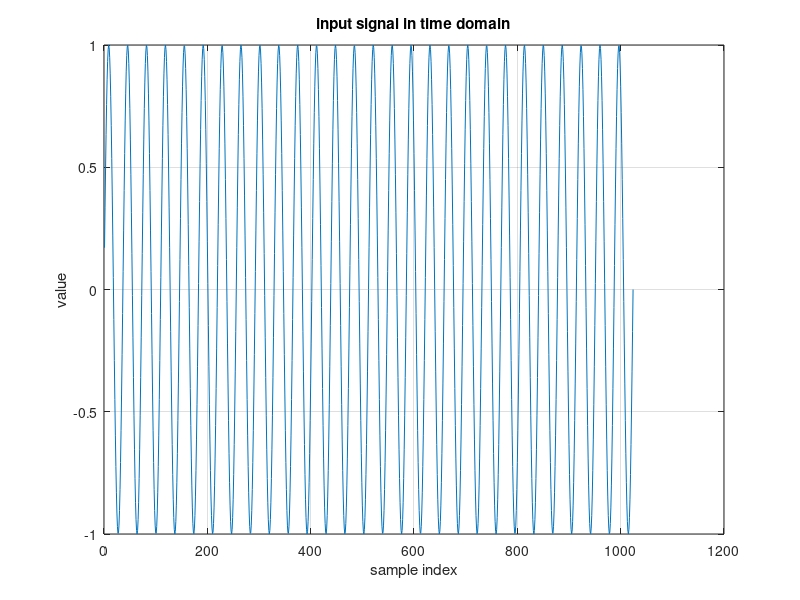
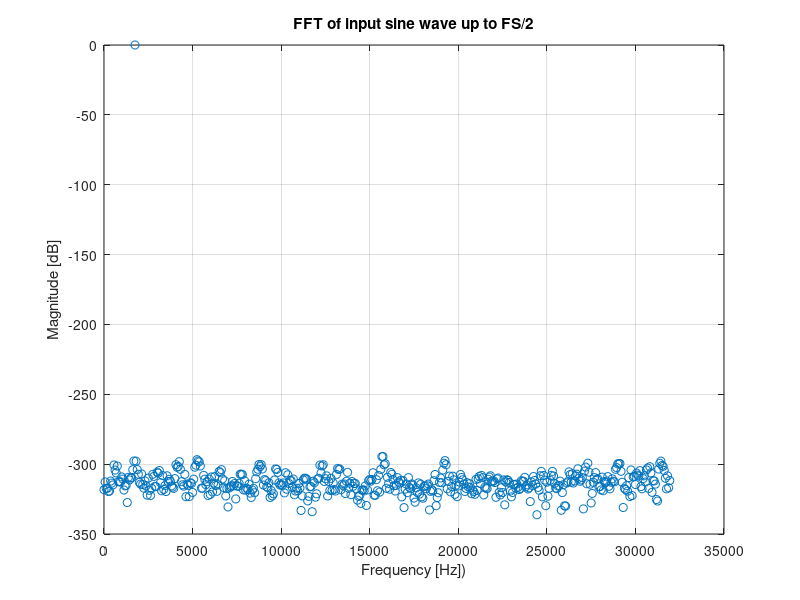
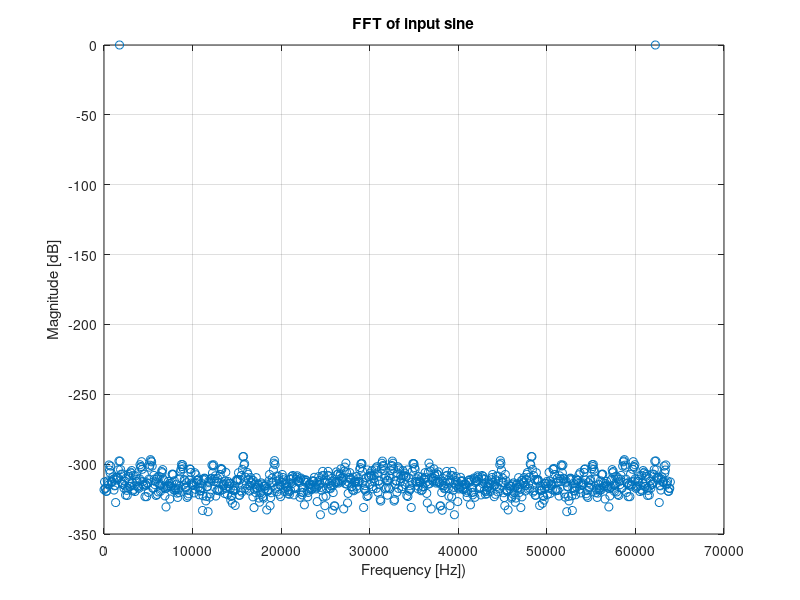

Write MATLAB code to recreate these figures, in order.
% FFT of sine wave without leakage, generation of plot with correct
% frequency representation
%
clear;
close all
clc


load data_for_fft.mat

Fs = 64000;               % Sampling frequency
N = 1024;                 % block length of FFT, number of points for the FFT
amplitude = 1;            % amplitude of input sine wave
f0sin = 50*(Fs/N);        % signal frequency of the input sine wave   
f_vec = (0:N-1)/N*Fs;     

indsin = 1:N;
% xinsin = amplitude*sin(2*pi*indsin*f0sin/Fs);
xinsin = data_for_fft;

len = length(xinsin);

figure
plot(xinsin);
grid on;
xlabel('sample index')
ylabel('value')
title('input signal in time domain')

xin_fft = (2/N)*fft(xinsin);

figure;
plot(f_vec(1:length(xin_fft)/2), 20*log10(abs(xin_fft(1:length(xin_fft)/2))), 'o');
grid on;
xlabel('Frequency [Hz])');
ylabel('Magnitude [dB]');
% ylim([-340 -280])
title('FFT of input sine wave up to FS/2')

figure;
plot(f_vec(1:length(xin_fft)),20*log10(abs(xin_fft(1:length(xin_fft)))), 'o');
grid on;
xlabel('Frequency [Hz])');
ylabel('Magnitude [dB]');
% ylim([-340 -280])
title('FFT of input sine')
